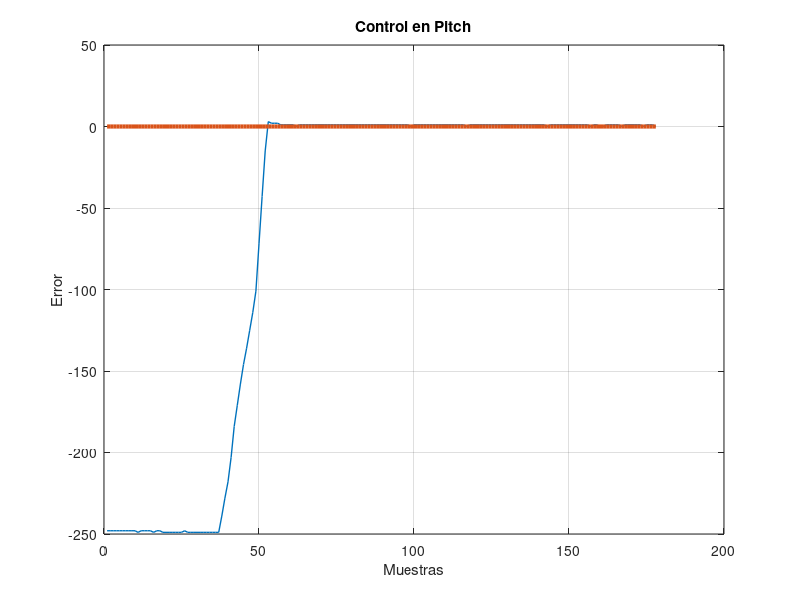

The MATLAB source for this figure: (Note: this script raises an error after producing the figure.)
clc;
clear all;
clf;
data = load('data8.txt');
x = zeros(size(data));
R = zeros(size(data));
for i = [1 : length(data)]
  x(i) = i;
endfor
plot(x,data,"linewidth", 1);
hold on;
plot(x,R,"linewidth", 3);
grid on;
xlabel ("Muestras");
ylabel ("Error");
title ("Control en Pitch");
h = legend ({"Control PI"}, "Referencia");
legend (h, "location", "northeastoutside");